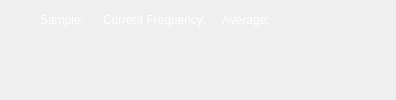
            <widget class="QWidget" name="stackedWidgetPage1">
             <layout class="QVBoxLayout" name="verticalLayout_5">
              <property name="spacing">
               <number>0</number>
              </property>
              <property name="leftMargin">
               <number>0</number>
              </property>
              <property name="topMargin">
               <number>0</number>
              </property>
              <property name="rightMargin">
               <number>0</number>
              </property>
              <property name="bottomMargin">
               <number>0</number>
              </property>
              <item>
               <widget class="QWidget" name="widgetPlotContainer" native="true">
                <property name="styleSheet">
                 <string notr="true"/>
                </property>
                <property name="plot_container" stdset="0">
                 <bool>true</bool>
                </property>
                <layout class="QVBoxLayout" name="verticalLayout_13">
                 <property name="spacing">
                  <number>0</number>
                 </property>
                 <property name="leftMargin">
                  <number>0</number>
                 </property>
                 <property name="topMargin">
                  <number>0</number>
                 </property>
                 <property name="rightMargin">
                  <number>0</number>
                 </property>
                 <property name="bottomMargin">
                  <number>0</number>
                 </property>
                 <item>
                  <widget class="QWidget" name="statusWidget" native="true">
                   <layout class="QVBoxLayout" name="verticalLayout_18">
                    <property name="spacing">
                     <number>0</number>
                    </property>
                    <property name="leftMargin">
                     <number>0</number>
                    </property>
                    <property name="topMargin">
                     <number>0</number>
                    </property>
                    <property name="rightMargin">
                     <number>0</number>
                    </property>
                    <property name="bottomMargin">
                     <number>0</number>
                    </property>
                    <item>
                     <layout class="QGridLayout" name="gridLayout">
                      <property name="topMargin">
                       <number>10</number>
                      </property>
                      <property name="rightMargin">
                       <number>20</number>
                      </property>
                      <property name="horizontalSpacing">
                       <number>15</number>
                      </property>
                      <property name="verticalSpacing">
                       <number>0</number>
                      </property>
                      <item row="0" column="3">
                       <widget class="QLabel" name="currentAverageLabel">
                        <property name="sizePolicy">
                         <sizepolicy hsizetype="Fixed" vsizetype="Fixed">
                          <horstretch>0</horstretch>
                          <verstretch>0</verstretch>
                         </sizepolicy>
                        </property>
                        <property name="styleSheet">
                         <string notr="true">color:white;</string>
                        </property>
                        <property name="text">
                         <string>Average: </string>
                        </property>
                       </widget>
                      </item>
                      <item row="1" column="3">
                       <widget class="QLabel" name="errorLabel">
                        <property name="minimumSize">
                         <size>
                          <width>0</width>
                          <height>0</height>
                         </size>
                        </property>
                        <property name="styleSheet">
                         <string notr="true">font-weight: bold;
color:  red;</string>
                        </property>
                        <property name="text">
                         <string/>
                        </property>
                       </widget>
                      </item>
                      <item row="0" column="0">
                       <spacer name="horizontalSpacer_7">
                        <property name="orientation">
                         <enum>Qt::Horizontal</enum>
                        </property>
                        <property name="sizeType">
                         <enum>QSizePolicy::Fixed</enum>
                        </property>
                        <property name="sizeHint" stdset="0">
                         <size>
                          <width>40</width>
                          <height>20</height>
                         </size>
                        </property>
                       </spacer>
                      </item>
                      <item row="0" column="1">
                       <widget class="QLabel" name="currentSampleLabel">
                        <property name="sizePolicy">
                         <sizepolicy hsizetype="Fixed" vsizetype="Fixed">
                          <horstretch>0</horstretch>
                          <verstretch>0</verstretch>
                         </sizepolicy>
                        </property>
                        <property name="styleSheet">
                         <string notr="true">color:white;</string>
                        </property>
                        <property name="text">
                         <string>Sample: </string>
                        </property>
                       </widget>
                      </item>
                      <item row="1" column="7">
                       <spacer name="horizontalSpacer_8">
                        <property name="orientation">
                         <enum>Qt::Horizontal</enum>
                        </property>
                        <property name="sizeType">
                         <enum>QSizePolicy::Fixed</enum>
                        </property>
                        <property name="sizeHint" stdset="0">
                         <size>
                          <width>40</width>
                          <height>20</height>
                         </size>
                        </property>
                       </spacer>
                      </item>
                      <item row="0" column="4">
                       <spacer name="horizontalSpacer_6">
                        <property name="orientation">
                         <enum>Qt::Horizontal</enum>
                        </property>
                        <property name="sizeHint" stdset="0">
                         <size>
                          <width>40</width>
                          <height>20</height>
                         </size>
                        </property>
                       </spacer>
                      </item>
                      <item row="1" column="1">
                       <widget class="QLabel" name="dcLabel">
                        <property name="styleSheet">
                         <string notr="true">color:white;</string>
                        </property>
                        <property name="text">
                         <string/>
                        </property>
                       </widget>
                      </item>
                      <item row="1" column="6">
                       <widget class="QLabel" name="statusLabel">
                        <property name="styleSheet">
                         <string notr="true">color:white;</string>
                        </property>
                        <property name="text">
                         <string/>
                        </property>
                       </widget>
                      </item>
                      <item row="0" column="2">
                       <widget class="QLabel" name="currentFrequencyLabel">
                        <property name="sizePolicy">
                         <sizepolicy hsizetype="Fixed" vsizetype="Fixed">
                          <horstretch>0</horstretch>
                          <verstretch>0</verstretch>
                         </sizepolicy>
                        </property>
                        <property name="styleSheet">
                         <string notr="true">color:white;</string>
                        </property>
                        <property name="text">
                         <string>Current Frequency:</string>
                        </property>
                       </widget>
                      </item>
                      <item row="1" column="2">
                       <widget class="QLabel" name="gainLabel">
                        <property name="styleSheet">
                         <string notr="true">color:white;</string>
                        </property>
                        <property name="text">
                         <string/>
                        </property>
                       </widget>
                      </item>
                     </layout>
                    </item>
                   </layout>
                  </widget>
                 </item>
                 <item>
                  <layout class="QGridLayout" name="gridLayout_plots"/>
                 </item>
                 <item>
                  <widget class="scopy::InstrumentNotes" name="instrumentNotes" native="true"/>
                 </item>
                </layout>
               </widget>
              </item>
             </layout>
            </widget>
